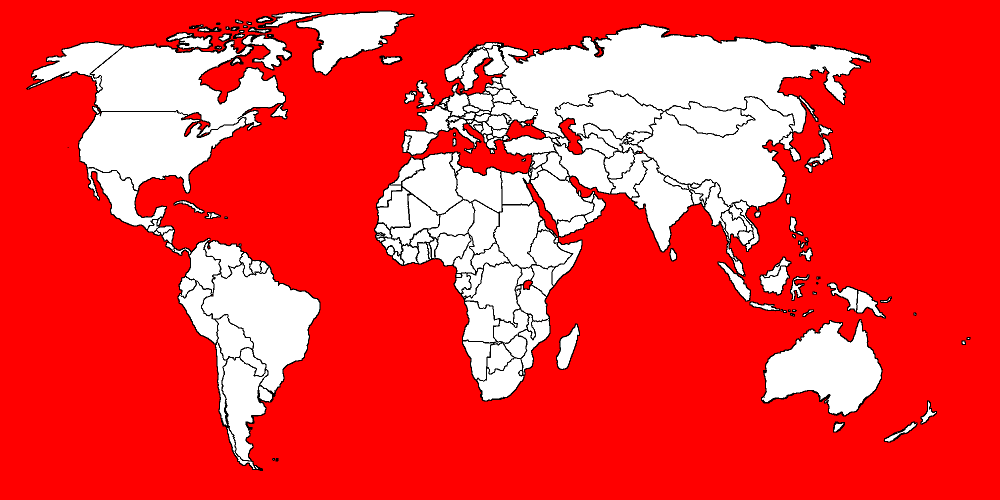
#> input picture map.png, 1000 x 500 px
$ python pw.py
#> lines starting #> are read from the running program, lines starting #| are printed output that depends on the picture
from PIL import Image

# Открываем исходное изображение
img = Image.open("map.png").convert("RGB")
pixels = img.load()

# Проходим по каждому пикселю
for y in range(img.height):
    for x in range(img.width):
        r, g, b = pixels[x, y]
        # Проверяем, является ли пиксель чисто белым, черным или красным
        if (r, g, b) not in [(255, 255, 255), (0, 0, 0), (255, 0, 0)]:
            pixels[x, y] = (0, 0, 0)  # Заменяем на черный

# Сохраняем результат
img.save("pixelwars-map.png")
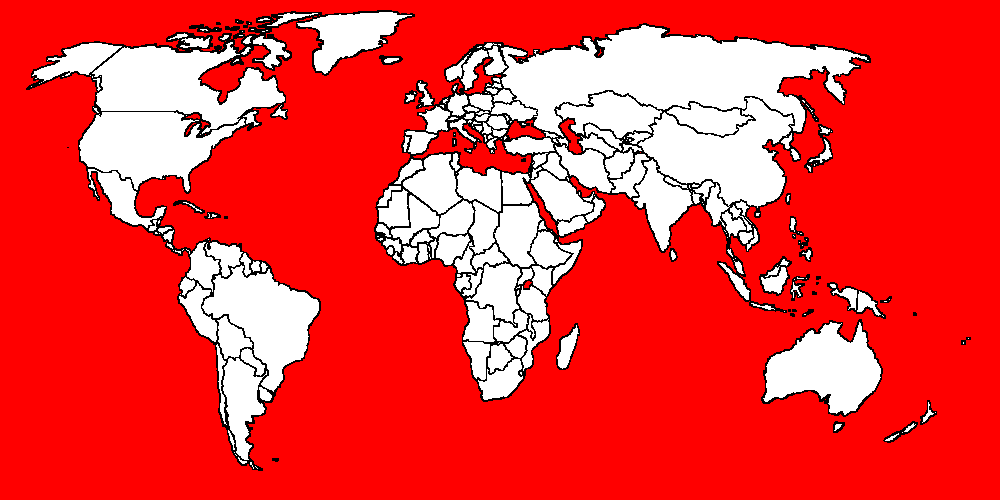
#> saved as pixelwars-map.png: PIL image 1000x500 RGB; mean R, G, B 240.4, 59.8, 59.8
print("Готово! Новый файл сохранён как pixelwars-map.png")
